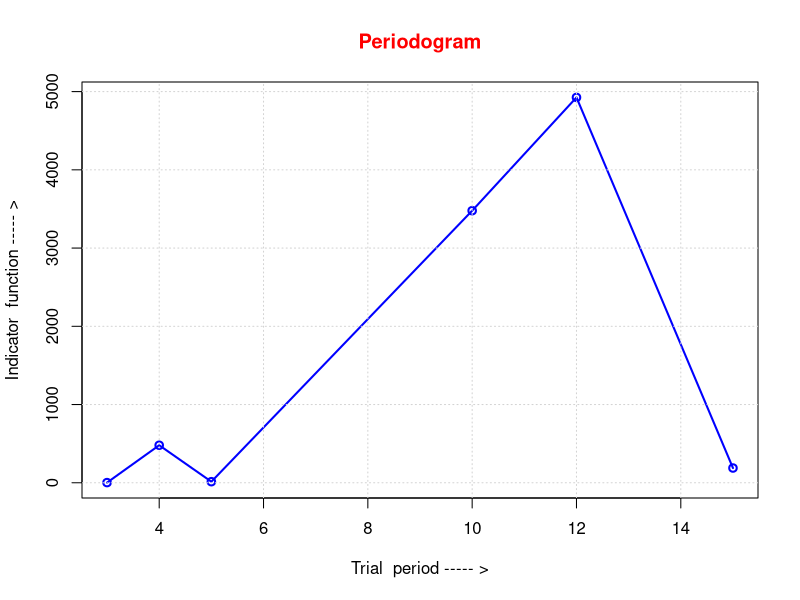

Write the R code that produced this figure.
#For calculating  , we use the following R programming 
y=c(106.7,107.5,107.6,107.6,110.4,108.6,106.6,102.4,98.8,96.8,97.3,91.5,91.7,85.7,83.8,76.4,73.2,70.1,80.1,86.6,90.9,91.5,92.7,96.0,101.9,112.0,126.3,137.3,138.9,129.2,120.4,111.8,108.9,109.6,110.8,111.0,106.0,102.7,101.6,101.5,99.2,97.8,96.0,96.9,100.2)
y
a0=mean(y)
a0
m=mat.or.vec(45,1)
n=mat.or.vec(45,1)
#3#
for(i in 1:45){
  m[i]=y[i]*cos((2*pi*i)/3)
  n[i]=y[i]*sin((2*pi*i)/3)}
a3=(2/45)*sum(m)
a3
b3=(2/45)*sum(n)
b3
i3=(45/2)*((a3^2)+(b3^2))
i3
#4#
for(i in 1:45){
  m[i]=y[i]*cos((2*pi*i)/4)
  n[i]=y[i]*sin((2*pi*i)/4)}
a4=(2/45)*sum(m)
a4
b4=(2/45)*sum(n)
b4
i4=(45/2)*((a4^2)+(b4^2))
i4
#5#
for(i in 1:45){
  m[i]=y[i]*cos((2*pi*i)/5)
  n[i]=y[i]*sin((2*pi*i)/5)}
a5=(2/45)*sum(m)
a5
b5=(2/45)*sum(n)
b5
i5=(45/2)*((a5^2)+(b5^2))
i5
#10#
for(i in 1:45){
  m[i]=y[i]*cos((2*pi*i)/10)
  n[i]=y[i]*sin((2*pi*i)/10)}
a10=(2/45)*sum(m)
a10
b10=(2/45)*sum(n)
b10
i10=(45/2)*((a10^2)+(b10^2))
i10

#12#
for(i in 1:45){
  m[i]=y[i]*cos((2*pi*i)/12)
  n[i]=y[i]*sin((2*pi*i)/12)}
a12=(2/45)*sum(m)
a12
b12=(2/45)*sum(n)
b12
i12=(45/2)*((a12^2)+(b12^2))
i12
#15#
for(i in 1:45){
  m[i]=y[i]*cos((2*pi*i)/15)
  n[i]=y[i]*sin((2*pi*i)/15)}
a15=(2/45)*sum(m)
a15
b15=(2/45)*sum(n)
b15
i15=(45/2)*((a15^2)+(b15^2))
i15
mu=c(3,4,5,10,12,15)
i_mu=c(i3,i4,i5,i10,i12,i15)
i_mu
plot(mu,i_mu,type="o",
     col="blue",
     xlab="Trial  period ----- >",
     ylab="Indicator  function ----- >",
     main="Periodogram",
     col.main="red",
     lwd=2)
grid()
